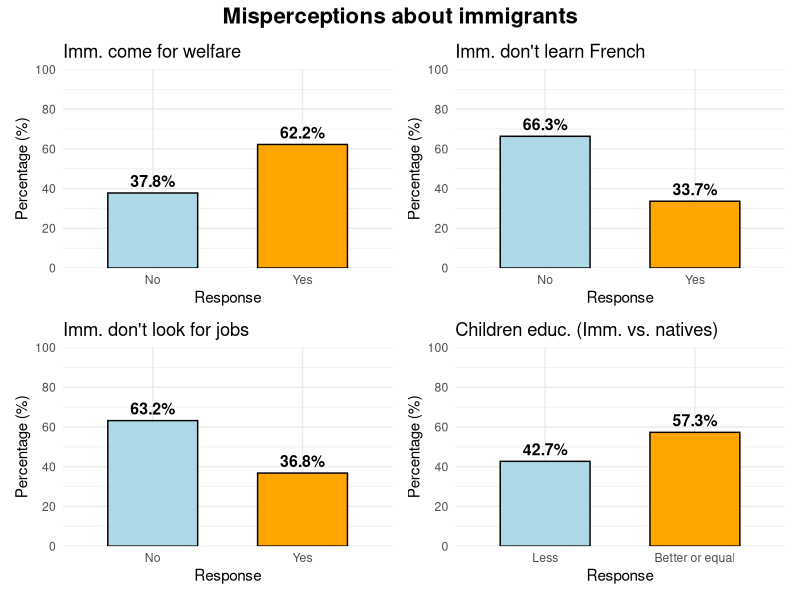
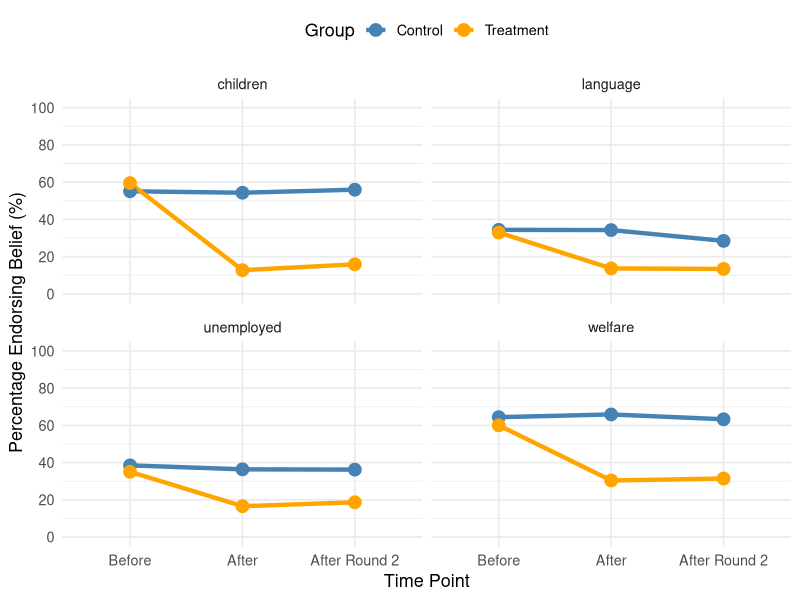

Recreate these plots in R, in order.
## ---- chunk 1
knitr::opts_chunk$set(
  echo = FALSE,        # Don't show R code
  results = "hide",    # Don't show output by default
  message = FALSE,     # Hide messages (e.g., from library calls)
  warning = FALSE      # Hide warnings
)
## ---- chunk 2
rm(list=ls())
library(tidyverse)
library(broom)
dataset = read_csv("final_data_study2.csv")
## ---- chunk 3
# Load required library
library(ggplot2)
library(patchwork)  # This library combines plots easily

# Plot 1: Welfare
p1 <- ggplot(dataset, aes(x = factor(welfare_before, 
                                levels = c(0, 1),
                                labels = c("No", "Yes")))) +
  geom_bar(aes(y = after_stat(count/sum(count) * 100),
               fill = factor(welfare_before)),
               color = "black",
               width = 0.6) +
  geom_text(stat = 'count',
            aes(label = paste0(round(after_stat(count/sum(count) * 100), 1), "%"),
                y = after_stat(count/sum(count) * 100)),
            vjust = -0.5,
            size = 4,
            fontface = "bold") +
  labs(title = "Imm. come for welfare",
       x = "Response",
       y = "Percentage (%)") +
  scale_fill_manual(values = c("lightblue", "orange")) +
  scale_y_continuous(limits = c(0, 100),
                     breaks = seq(0, 100, 20),
                     expand = c(0, 0)) +
  theme_minimal(base_size = 11) +
  theme(legend.position = "none")

# Plot 2: Language
p2 <- ggplot(dataset, aes(x = factor(language_before, 
                                levels = c(0, 1),
                                labels = c("No", "Yes")))) +
  geom_bar(aes(y = after_stat(count/sum(count) * 100),
               fill = factor(language_before)),
               color = "black",
               width = 0.6) +
  geom_text(stat = 'count',
            aes(label = paste0(round(after_stat(count/sum(count) * 100), 1), "%"),
                y = after_stat(count/sum(count) * 100)),
            vjust = -0.5,
            size = 4,
            fontface = "bold") +
  labs(title = "Imm. don't learn French",
       x = "Response",
       y = "Percentage (%)") +
  scale_fill_manual(values = c("lightblue", "orange")) +
  scale_y_continuous(limits = c(0, 100),
                     breaks = seq(0, 100, 20),
                     expand = c(0, 0)) +
  theme_minimal(base_size = 11) +
  theme(legend.position = "none")

# Plot 3: Unemployed
p3 <- ggplot(dataset, aes(x = factor(unemployed_before, 
                                levels = c(0, 1),
                                labels = c("No", "Yes")))) +
  geom_bar(aes(y = after_stat(count/sum(count) * 100),
               fill = factor(unemployed_before)),
               color = "black",
               width = 0.6) +
  geom_text(stat = 'count',
            aes(label = paste0(round(after_stat(count/sum(count) * 100), 1), "%"),
                y = after_stat(count/sum(count) * 100)),
            vjust = -0.5,
            size = 4,
            fontface = "bold") +
  labs(title = "Imm. don't look for jobs",
       x = "Response",
       y = "Percentage (%)") +
  scale_fill_manual(values = c("lightblue", "orange")) +
  scale_y_continuous(limits = c(0, 100),
                     breaks = seq(0, 100, 20),
                     expand = c(0, 0)) +
  theme_minimal(base_size = 11) +
  theme(legend.position = "none")

# Plot 4: Children
p4 <- ggplot(dataset, aes(x = factor(children_before, 
                                levels = c(0, 1),
                                labels = c("Less", "Better or equal")))) +
  geom_bar(aes(y = after_stat(count/sum(count) * 100),
               fill = factor(children_before)),
               color = "black",
               width = 0.6) +
  geom_text(stat = 'count',
            aes(label = paste0(round(after_stat(count/sum(count) * 100), 1), "%"),
                y = after_stat(count/sum(count) * 100)),
            vjust = -0.5,
            size = 4,
            fontface = "bold") +
  labs(title = "Children educ. (Imm. vs. natives)",
       x = "Response",
       y = "Percentage (%)") +
  scale_fill_manual(values = c("lightblue", "orange")) +
  scale_y_continuous(limits = c(0, 100),
                     breaks = seq(0, 100, 20),
                     expand = c(0, 0)) +
  theme_minimal(base_size = 11) +
  theme(legend.position = "none")

# Combine all 4 plots into one figure (2x2 grid)
p_combined = (p1 | p2) / (p3 | p4) +
  plot_annotation(title = "Misperceptions about immigrants",
                  theme = theme(plot.title = element_text(size = 16, 
                                                          face = "bold", 
                                                          hjust = 0.5)))

## ---- chunk 4
p_combined
## ---- chunk 5
#Plot to visualize the evolution across time by condition

summary_data = dataset %>%
  group_by(treatment) %>%
  summarise(mean_welfare_before = mean(welfare_before),
            mean_welfare_after = mean(welfare_after_round1),
            mean_welfare_after2 = mean(welfare_after_round2, na.rm = TRUE),
            mean_language_before = mean(language_before),
            mean_language_after = mean(language_after_round1),
            mean_language_after2 = mean(language_after_round2, na.rm = TRUE),
            mean_unemployed_before = mean(unemployed_before),
            mean_unemployed_after = mean(unemployed_after_round1),
            mean_unemployed_after2 = mean(unemployed_after_round2, na.rm = TRUE),
            mean_children_before = mean(children_before),
            mean_children_after = mean(children_after_round1),
            mean_children_after2 = mean(children_after_round2, na.rm = TRUE))

# Reshape from wide to long format
plot_data <- summary_data %>%
  pivot_longer(cols = -treatment,  # Keep treatment column, pivot everything else
               names_to = "variable",
               values_to = "percentage") %>%
  
  # Separate the variable column into belief type and time point
  separate(variable, into = c("mean", "belief", "time"), sep = "_") %>%
  
  # Remove the "mean" column (we don't need it)
  select(-mean) %>%
  
  # Clean up the time variable
  mutate(time = case_when(
    time == "before" ~ "Before",
    time == "after" ~ "After",
    time == "after2" ~ "After Round 2",
    TRUE ~ time
  ),
  # Order time correctly
  time = factor(time, levels = c("Before", "After", "After Round 2")),
  
  # Convert treatment to readable labels
  group = factor(treatment, levels = c(0, 1), labels = c("Control", "Treatment")),
  
  # Convert percentage to actual percentage (multiply by 100)
  percentage = percentage * 100)

## ---- chunk 6
p2 = plot_data %>%
  ggplot(aes(x = time, y = percentage, color = group, group = group)) +
  
  geom_line(size = 1.5) +
  geom_point(size = 4) +
  
  labs(x = "Time Point",
       y = "Percentage Endorsing Belief (%)",
       color = "Group") +
  
  scale_color_manual(values = c("Treatment" = "orange", "Control" = "steelblue")) +
  scale_y_continuous(limits = c(0, 100), breaks = seq(0, 100, 20)) +
  
  facet_wrap(~belief, ncol = 2) +
  
  theme_minimal(base_size = 13) +
  theme(legend.position = "top")
## ---- chunk 7
p2
## ---- chunk 8
# Welfare
welfare_table1 <- table(dataset $ treatment, dataset $ welfare_after_round1)
welfare_chi1 <- chisq.test(welfare_table1)

# Language
language_table1 <- table(dataset $ treatment, dataset $ language_after_round1)
language_chi1 <- chisq.test(language_table1)

# Unemployed
unemployed_table1 <- table(dataset $ treatment, dataset $ unemployed_after_round1)
unemployed_chi1 <- chisq.test(unemployed_table1)

# Children
children_table1 <- table(dataset $ treatment, dataset $ children_after_round1)
children_chi1 <- chisq.test(children_table1)
